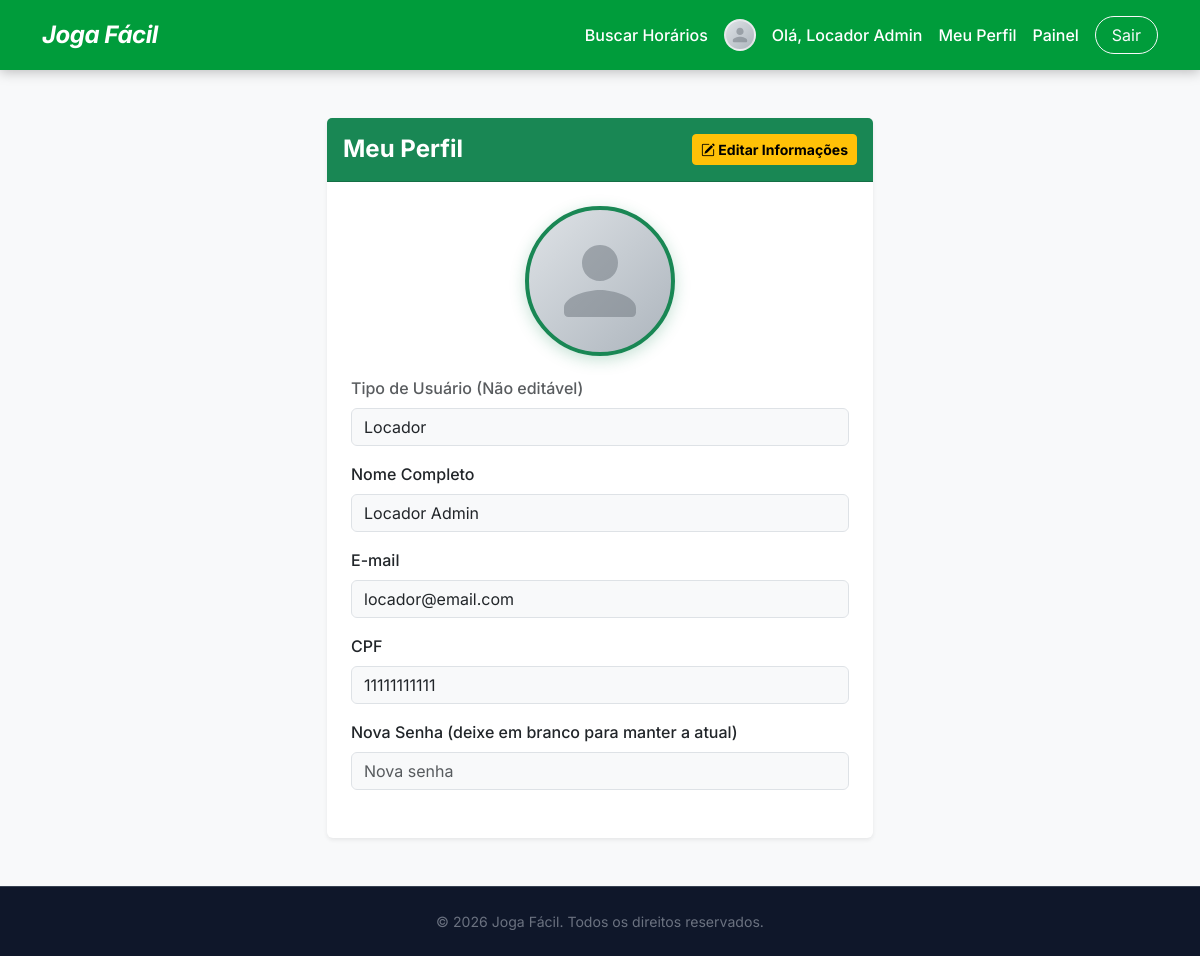
/pages/perfil.php (signed in), run on an earlier commit of the app's database.
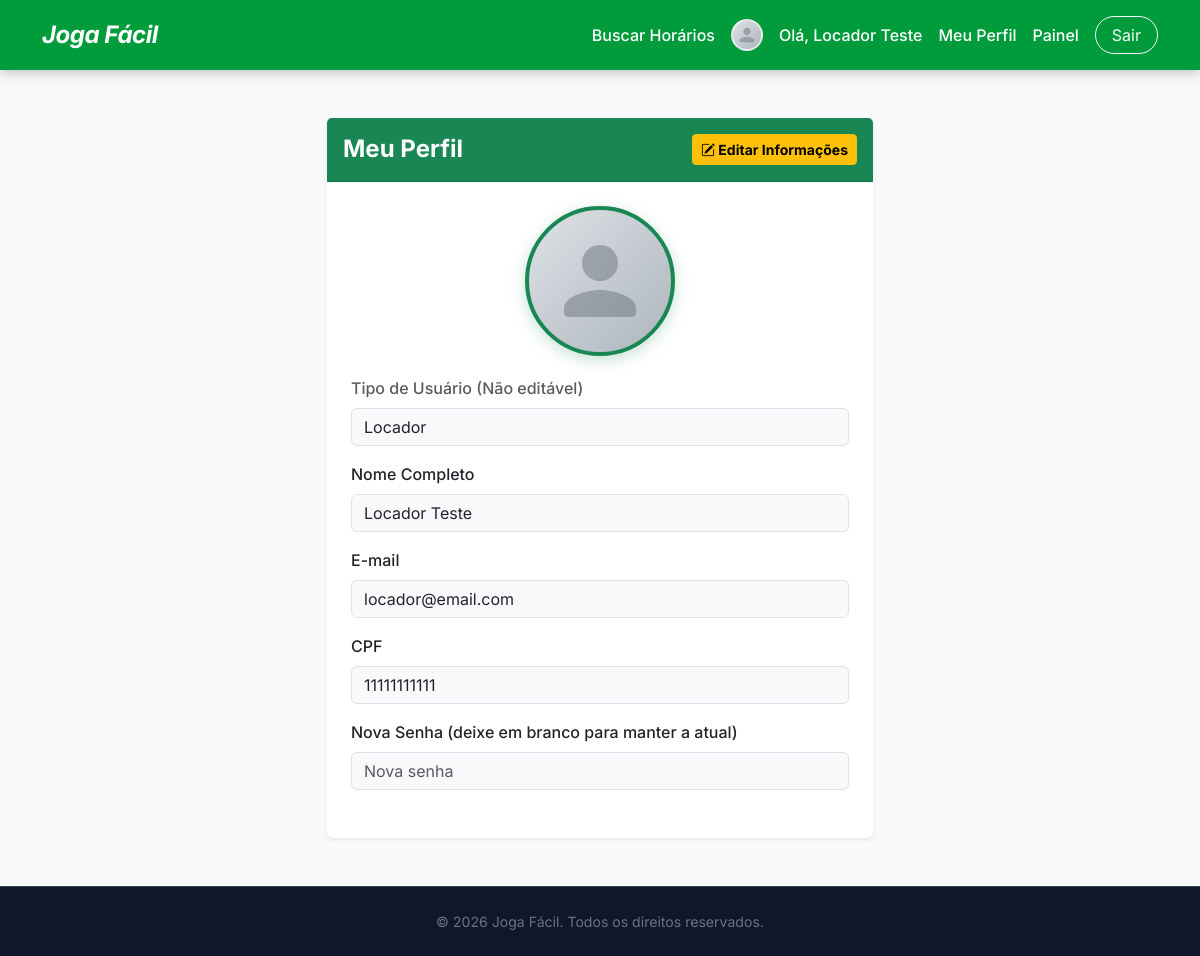
And on a later commit of the database.
### tables this page shows
CREATE TABLE IF NOT EXISTS usuarios (
    id         INT AUTO_INCREMENT PRIMARY KEY,
    nome       VARCHAR(100)  NOT NULL,
    email      VARCHAR(150)  NOT NULL UNIQUE,
    senha      VARCHAR(255)  NOT NULL,
    tipo       ENUM('locador','locatario','gerente','admin') NOT NULL DEFAULT 'locatario',
    cpf        VARCHAR(14)   DEFAULT NULL UNIQUE,
    status     ENUM('ativo', 'inativo') NOT NULL DEFAULT 'ativo',
    Inativo_motivo VARCHAR(500) DEFAULT NULL,
    foto_perfil VARCHAR(255)  DEFAULT NULL,
    created_at   TIMESTAMP     DEFAULT CURRENT_TIMESTAMP
);

### crud/readUsuarios.php (called while the page is built, shortened)
<?php
function readUsuarioById(int $userId): ?array {
    $pdo        = getDbConnection();
    $selectStmt = $pdo->prepare("SELECT id, nome, email, tipo, cpf, foto_perfil, status, inativo_motivo, created_at FROM usuarios WHERE id = ?");
    $selectStmt->execute([$userId]);
    $foundUser = $selectStmt->fetch();
    return $foundUser ?: null;
}

### pages/perfil.php (the view, shortened to what this page needs)
<?php
require_once __DIR__ . '/../crud/readUsuarios.php';
$userId = $_SESSION['usuarioLogado'];
$usuario = readUsuarioById($userId);
$fotoPerfilUrl = null;
?>
<!DOCTYPE html>
<html lang="pt-BR">
<head>
    <?php include __DIR__ . '/../includes/headTag.php'; ?>
    <link rel="stylesheet" href="https://cdnjs.cloudflare.com/ajax/libs/cropperjs/1.6.2/cropper.min.css">
</head>
<body class="d-flex flex-column min-vh-100 bg-light">
<?php include __DIR__ . '/../includes/header.php'; ?>
<main class="flex-grow-1 container py-5">
    <div class="row justify-content-center">
        <div class="col-md-8 col-lg-6">
            <div class="card shadow-sm border-0">
                <div class="card-header bg-success text-white py-3 d-flex justify-content-between align-items-center">
                    <h4 class="mb-0 fw-bold">Meu Perfil</h4>
                    <button type="button" class="btn btn-warning btn-sm fw-bold" id="btnEditar">
                        <i class="bi bi-pencil-square"></i> Editar Informações
                    </button>
                </div>
                <div class="card-body p-4">
                    <div class="text-center mb-3">
                        <div class="perfil-avatar-wrapper">
                            <?php if ($fotoPerfilUrl): ?>
                                <img src="<?= $fotoPerfilUrl ?>" alt="Foto de perfil" class="perfil-avatar-img" id="avatarDisplay">
                            <?php else: ?>
                                <div class="perfil-avatar-default" id="avatarDisplay">
                                    <svg viewBox="0 0 24 24" fill="currentColor" color="#6c757d">
                                        <path d="M12 12c2.7 0 4.8-2.1 4.8-4.8S14.7 2.4 12 2.4 7.2 4.5 7.2 7.2 9.3 12 12 12zm0 2.4c-3.2 0-9.6 1.6-9.6 4.8v1.2c0 .7.5 1.2 1.2 1.2h16.8c.7 0 1.2-.5 1.2-1.2v-1.2c0-3.2-6.4-4.8-9.6-4.8z"/>
                                    </svg>
                                </div>
                            <?php endif; ?>
                        </div>
                    </div>
                    <form action="../crud/updatePerfil.php" method="POST" id="formPerfil">
                        <div class="mb-3">
                            <label for="tipo" class="form-label fw-medium text-muted">Tipo de Usuário (Não editável)</label>
                            <input type="text" class="form-control perfil-form-control text-capitalize" id="tipo" value="<?= htmlspecialchars($usuario['tipo'] ?? '') ?>" disabled>
                        </div>
                        <div class="mb-3">
                            <label for="nome" class="form-label fw-medium">Nome Completo</label>
                            <input type="text" class="form-control perfil-form-control editable-field" id="nome" name="nome" value="<?= htmlspecialchars($usuario['nome'] ?? '') ?>" readonly required>
                        </div>
                        <div class="mb-3">
                            <label for="email" class="form-label fw-medium">E-mail</label>
                            <input type="email" class="form-control perfil-form-control editable-field" id="email" name="email" value="<?= htmlspecialchars($usuario['email'] ?? '') ?>" readonly required>
                        </div>
                        <div class="mb-3">
                            <label for="cpf" class="form-label fw-medium">CPF</label>
                            <input type="text" class="form-control perfil-form-control editable-field" id="cpf" name="cpf" value="<?= htmlspecialchars($usuario['cpf'] ?? '') ?>" readonly>
                        </div>
                        <div class="mb-4">
                            <label for="senha" class="form-label fw-medium">Nova Senha (deixe em branco para manter a atual)</label>
                            <input type="password" class="form-control perfil-form-control editable-field" id="senha" name="senha" placeholder="Nova senha" readonly>
                        </div>
                    </form>
                </div>
            </div>
        </div>
    </div>
</main>
<?php include __DIR__ . '/../includes/footer.php'; ?>
</body>
</html>

### includes/headTag.php (shortened to what this page needs)
<?php
$assetUrl = (strpos($_SERVER['SCRIPT_NAME'], '/pages/') !== false || strpos($_SERVER['SCRIPT_NAME'], '/crud/') !== false) ? '../' : './';
?>
<link href="https://cdn.jsdelivr.net/npm/bootstrap@5.3.2/dist/css/bootstrap.min.css" rel="stylesheet">
<link rel="stylesheet" href="https://cdn.jsdelivr.net/npm/bootstrap-icons@1.11.3/font/bootstrap-icons.min.css">
<link href="<?= $assetUrl ?>assets/css/customStyles.css" rel="stylesheet">

### includes/header.php (shortened to what this page needs)
<?php
$baseUrl = (strpos($_SERVER['SCRIPT_NAME'], '/pages/') !== false || strpos($_SERVER['SCRIPT_NAME'], '/crud/') !== false) ? '../' : './';
?>
<header class="mainHeader customGreenBg py-3">
    <div class="container d-flex justify-content-between align-items-center">
        <a href="<?= $baseUrl ?>index.php" class="text-decoration-none">
            <h2 class="logoTitle text-white m-0 fst-italic fw-bold">Joga Fácil</h2>
        </a>
        <nav class="authNav d-flex align-items-center gap-3">
            <a href="<?= $baseUrl ?>pages/buscarHorarios.php" class="text-white text-decoration-none fw-medium">Buscar Horários</a>
            <?php if (isset($_SESSION['usuarioLogado'])): ?>
                <?php
                    $headerFoto = $_SESSION['usuarioFoto'] ?? null;
                    $headerFotoUrl = $headerFoto ? $baseUrl . 'assets/uploads/perfil/' . htmlspecialchars($headerFoto) : null;
                ?>
                <?php if ($headerFotoUrl): ?>
                    <img src="<?= $headerFotoUrl ?>" alt="Avatar" class="header-avatar">
                <?php else: ?>
                    <span class="header-avatar-default">
                        <svg viewBox="0 0 24 24" fill="currentColor" color="#6c757d">
                            <path d="M12 12c2.7 0 4.8-2.1 4.8-4.8S14.7 2.4 12 2.4 7.2 4.5 7.2 7.2 9.3 12 12 12zm0 2.4c-3.2 0-9.6 1.6-9.6 4.8v1.2c0 .7.5 1.2 1.2 1.2h16.8c.7 0 1.2-.5 1.2-1.2v-1.2c0-3.2-6.4-4.8-9.6-4.8z"/>
                        </svg>
                    </span>
                <?php endif; ?>
                <span class="text-white fw-medium">Olá, <?= htmlspecialchars($_SESSION['usuarioNome']) ?></span>
                <a href="<?= $baseUrl ?>pages/perfil.php" class="text-white text-decoration-none fw-medium">Meu Perfil</a>
                <?php if ($_SESSION['usuarioTipo'] === 'locador' || $_SESSION['usuarioTipo'] === 'gerente'): ?>
                    <a href="<?= $baseUrl ?>pages/dashboardLocador.php" class="text-white text-decoration-none fw-medium">Painel</a>
                <?php elseif ($_SESSION['usuarioTipo'] === 'admin'): ?>
                    <a href="<?= $baseUrl ?>pages/dashboardAdmin.php" class="text-white text-decoration-none fw-medium">Painel</a>
                <?php endif; ?>
                <a href="<?= $baseUrl ?>pages/logout.php" class="btn btn-outline-light rounded-pill px-3">Sair</a>
            <?php else: ?>
                <a href="<?= $baseUrl ?>pages/escolherLogin.php" class="text-white text-decoration-none fw-medium">Entrar</a>
                <a href="<?= $baseUrl ?>pages/escolherCadastro.php" class="btn btn-warning fw-bold text-dark rounded-pill px-4 shadow-sm customYellowBtn">Cadastre-se</a>
            <?php endif; ?>
        </nav>
    </div>
</header>

### includes/footer.php (shortened to what this page needs)
<footer class="mainFooter bg-dark text-white text-center py-4 mt-auto">
    <div class="container">
        <p class="mb-0 footerText">&copy; <?php echo date('Y'); ?> Joga Fácil. Todos os direitos reservados.</p>
    </div>
</footer>

### assets/css/components/tokens.css (style rules this page uses)
:root { --verdeBandeira: #009c3b; --verdeEscuro: #006425; --amareloOuro: #FFDF00; --amareloClaro: #FFEE66; --bgMain: #111827; --bgCard: #1f2937; --bgCardBorder: #374151; --bgSection: #0f172a; --textPrimary: #f9fafb; --textSecondary: #9ca3af; --textMuted: #6b7280; --radiusSm: 8px; --radiusMd: 12px; --radiusLg: 16px; --radiusXl: 24px; --shadowCard: 0 4px 20px rgba(0, 0, 0, 0.35); --transition: all 0.25s ease; }

### assets/css/components/global.css (style rules this page uses)
*, *::before, *::after { box-sizing: border-box; }
html { font-size: 16px; }
body { font-family: 'Inter', system-ui, -apple-system, sans-serif; background-color: var(--bgMain) !important; color: var(--textPrimary) !important; display: flex; flex-direction: column; min-height: 100vh; margin: 0; }

### assets/css/components/navbar.css (style rules this page uses)
.mainHeader { background-color: var(--verdeBandeira) !important; box-shadow: 0 2px 12px rgba(0, 0, 0, 0.25); }
.logoTitle { font-size: 1.5rem; letter-spacing: -0.5px; color: #ffffff !important; }

### assets/css/components/footer.css (style rules this page uses)
.mainFooter { background-color: var(--bgSection) !important; border-top: 1px solid var(--bgCardBorder); margin-top: auto; }
.footerText { color: var(--textMuted); font-size: 0.88rem; }

### assets/css/components/perfil.css (style rules this page uses)
.perfil-avatar-wrapper { position: relative; width: 150px; height: 150px; margin: 0 auto 1.25rem; }
.perfil-avatar-default { width: 150px; height: 150px; border-radius: 50%; border: 4px solid var(--clr-primary, #198754); box-shadow: 0 4px 15px rgba(25, 135, 84, 0.25); background: linear-gradient(135deg, #dee2e6, #adb5bd); display: flex; align-items: center; justify-content: center; transition: transform 0.3s ease, box-shadow 0.3s ease; overflow: hidden; }
.perfil-avatar-default svg { width: 90px; height: 90px; opacity: 0.5; }
.header-avatar-default { width: 32px; height: 32px; border-radius: 50%; background: linear-gradient(135deg, #dee2e6, #adb5bd); border: 2px solid rgba(255, 255, 255, 0.6); display: inline-flex; align-items: center; justify-content: center; transition: border-color 0.2s ease, transform 0.2s ease; overflow: hidden; }
.header-avatar-default svg { width: 18px; height: 18px; opacity: 0.5; }

### pages/perfil.php (style rules this page uses)
.perfil-form-control:disabled, .perfil-form-control[readonly] { background-color: #f8f9fa; opacity: 1; cursor: not-allowed; }

What changed in the data, as far as the page shows it:
changed usuarios "locador": nome "Locador Admin" → "Locador Teste"
Also different on the page:
$_SESSION['usuarioNome']: "Locador Admin" → "Locador Teste"
